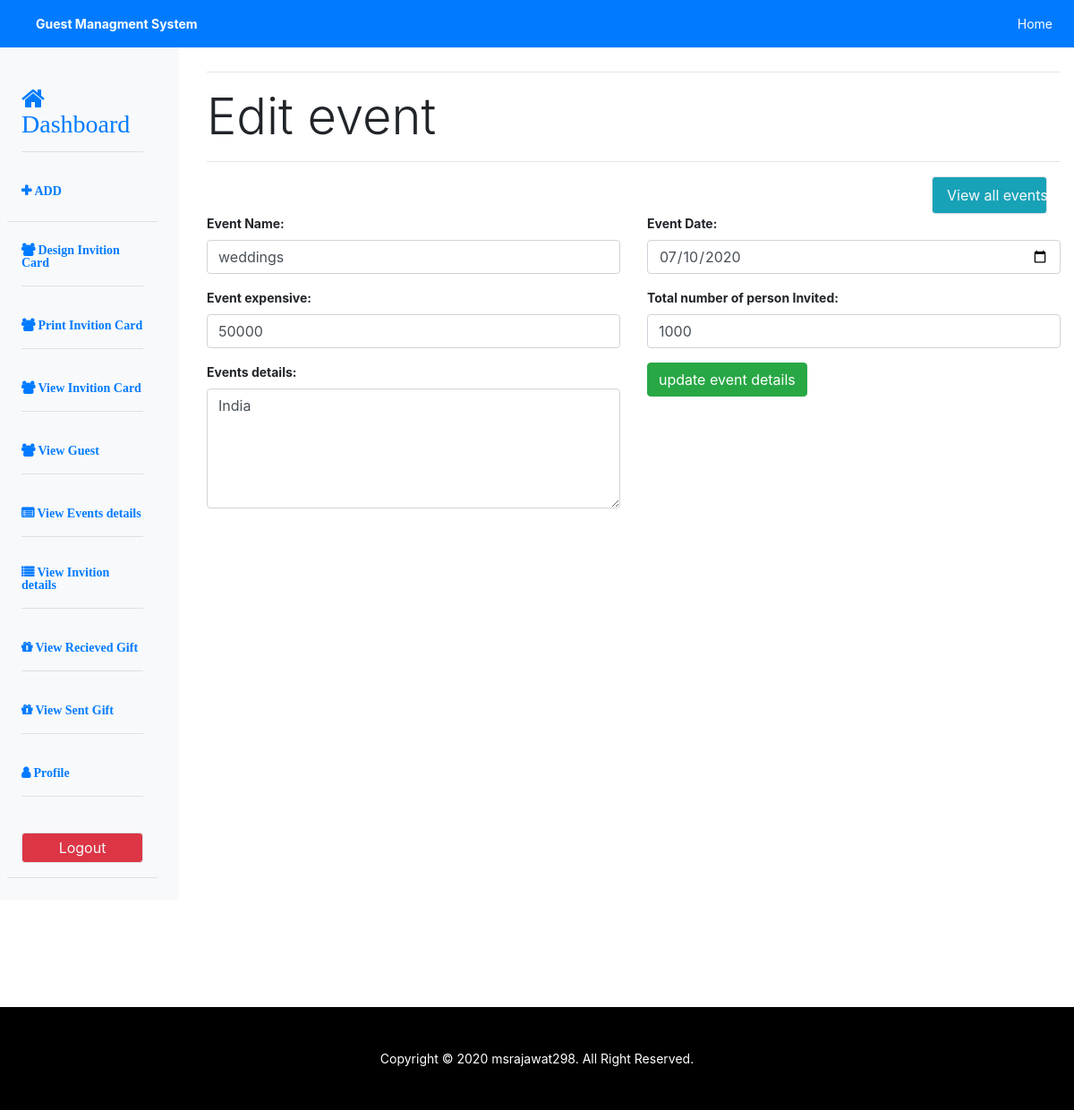
The app's page /user/add_event.php?edit_id=4 (signed in) with its own data.
### tables this page shows
CREATE TABLE `events` (
  `id` int(11) NOT NULL,
  `user_id` int(11) NOT NULL,
  `event_name` varchar(50) NOT NULL,
  `total_expensive` varchar(50) NOT NULL,
  `event_desc` varchar(1000) NOT NULL,
  `invited_person` varchar(50) NOT NULL,
  `date` date NOT NULL,
  `status` enum('0','1') NOT NULL,
  `event_id` int(11) NOT NULL
);

### user/include/db.php (called while the page is built, shortened)
<?php
class db
{
    private $servername = "localhost";
    private $username = "root";
    private $password = "";
    private $dbname = "event_mang";
    private $conn;
    function __construct()
    {
        try {
            $this->conn = new PDO("mysql:host=$this->servername;dbname=$this->dbname", $this->username, $this->password);
            $this->conn->setAttribute(PDO::ATTR_ERRMODE, PDO::ERRMODE_EXCEPTION);
            return "Connected successfully";
        } catch (PDOException $e) {
            return "Connection failed: " . $e->getMessage();
        }
    }
    function select($table_name,$condtion="")
    {
        $stmt = $this->conn->prepare("SELECT * FROM $table_name WHERE 1 $condtion");
        $stmt->execute();
        $result = $stmt->fetchAll(PDO::FETCH_ASSOC);
        return $result;
    }
}
?>

### user/add_event.php (the view, shortened to what this page needs)
<?php
require_once 'include/db.php';
$tname="events";
$user = new db();
if(isset($_GET['edit_id'])){
$con=" AND id = {$_GET['edit_id']}";
$edit = $user->select($tname,$con);
$date=$edit[0]['date'];
$event_name=$edit[0]['event_name'];
$total_expensive=$edit[0]['total_expensive'];
$event_desc=$edit[0]['event_desc'];
$total_expensive=$edit[0]['total_expensive'];
$person=$edit[0]['invited_person'];
}
?>
<?php include_once 'include/header.php';?>
<body>
<?php include 'include/navbar.php';?>
<div class="container-fluid" id="main">
		<div class="row row-offcanvas row-offcanvas-left">
<?php include 'include/sidebar.php';?>
 <div class="col main pt-5 mt-3">
				<hr>
				<h1 class="display-4 d-none d-sm-block">
				<?php if (!empty($_GET['edit_id'])){echo "Edit event";}else{ echo "Add event";}?></h1>
				<hr><span class="font-weight-bold text-info"><?php if(!empty($error))echo $error;?></span>
				<div class="col-lg-2 ml-auto">
					<a class="nav-link btn btn-outline-light bg-info  border"
						href="view_events.php">View all events</a>
				</div>
				<form class="font-weight-bold" method="POST" id="myForm" action="" autocomplete="on" enctype="multipart/form-data">
					<div class="row">
						<div class="col-lg-6">
							<div class="form-group">
								<label for="name">Event Name:</label>
								<input type="text"
									   class="form-control rounded"
									   id="bname"
									   placeholder="Enter event Name"
									   name="eventname"
									   value="<?php if(!empty($event_name))echo $event_name;?>">
							</div>
						</div>
					<div class="col-lg-6">
							<div class="form-group">
								<label for="date">Event Date:</label>
								<input type="date"
									   class="form-control rounded"
									   id="date"
									   placeholder="Enter Event date"
									   name="date"
									   value="<?php if(!empty($date))echo $date;?>">
							</div>
						</div>
					<div class="col-lg-6">
							<div class="form-group">
								<label for="name">Event expensive:</label>
								<input type="number" min="1"
									   class="form-control rounded"
									   id="cost"
									   placeholder="Enter Event expensive"
									   name="cost"
									   value="<?php if(!empty($total_expensive))echo $total_expensive;?>">
							</div>
						</div>
							<div class="col-lg-6">
							<div class="form-group">
								<label for="name">Total number of person Invited:</label>
								<input type="number" min="1"
									   class="form-control rounded"
									   id="invite"
									   placeholder="Total number of person Invited"
									   name="person"
									   value="<?php if(!empty($person))echo $person;?>">
							</div>
						</div>
						<div class="col-lg-6">
							<div class="form-group">
								<label for="name">Events details:</label>
								<textarea class="form-control" rows="5" id="details"  name="details" ><?php if(!empty($event_desc))echo $event_desc;?>
								</textarea>
							</div>
						</div>
						<div class="col-lg-6">
						<?php if (!empty($_GET['edit_id'])) {?>
							<input type="submit"	 class="btn btn-success" name="update"
								value="update event details">
								<?php }else{?>
							<input type="submit" id="submit" class="btn btn-success" name="submit"
								value="Add event"><?php }?>
						</div>
					</div>
				</form>
			</div>
		</div>
	</div>
<?php include 'include/footer.php';?>
</body>
</html>

### css/style.css (style rules this page uses)
body { font-size: .875rem; }
body, html { height:100%; }

### records on screen
events: eventname "weddings", date "07/10/2020", cost "50000", person "1000", details "India"
